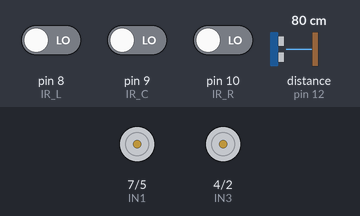
Recording of a sketch running on a simulated Arduino Uno, built with avr-gcc and run on an emulated ATmega328P. On the bench: motor-driver pin pairs drawn as motors (green arrow = first pin HIGH = forward, orange = second pin HIGH = backward, longer = more drive, scaled by the enable pin). Wiring (inferred from the names in the program): ultrasonic range finder: trigger pin 11; echo pin 12. The inputs (shaded band) are chosen by the test bench; at power-on: pin 8 (IR_L) LOW, pin 9 (IR_C) LOW, pin 10 (IR_R) LOW, distance to the obstacle (sensor on pin 12) 80 cm. The echo pulse lasts 58.3 µs per cm; what the sketch prints to the serial monitor is not drawn.

Above: at 0.1 s.
Timing chart, 0 to 1.6 s (numbered marks = the images above):
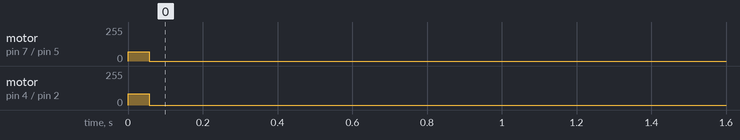

The sketch:

06_Line_Following_Version3.ino
```cpp
// Arduino Uno, PWM: 3, 5, 6, 9, 10, 11

// Motors
#define ENA 6 // PWM
#define IN1 7
#define IN2 5
#define IN3 4
#define IN4 2
#define ENB 3 // PWM

// IR Sensors
#define IR_L 8
#define IR_C 9
#define IR_R 10

// Ultrasonic Sensor
#define TRIGGER 11
#define ECHO 12

uint8_t isFinished = 0;
uint8_t hasPassedCrossSection = 0;

double getDistanceToObjectInCm();

void forwardLeftMotor(uint8_t motorSpeed);
void backwardLeftMotor(uint8_t motorSpeed);
void stopLeftMotor();

void forwardRightMotor(uint8_t motorSpeed);
void backwardRightMotor(uint8_t motorSpeed);
void stopRightMotor();

void goForward();
void turnLeft();
void turnRight();
void stop();

void setup()
{
  Serial.begin(9600);
  Serial.println("Hello, Ultrasonic");

  // Motor
  pinMode(IN1, OUTPUT);
  pinMode(IN2, OUTPUT);
  pinMode(IN3, OUTPUT);
  pinMode(IN4, OUTPUT);

  // IR Sensor
  pinMode(IR_L, INPUT);
  pinMode(IR_C, INPUT);
  pinMode(IR_R, INPUT);

  // Ultrasonic Sensor
  pinMode(TRIGGER, OUTPUT);
  pinMode(ECHO, INPUT);
}

void loop()
{
  if (isFinished)
  {
    stop();
    return;
  }

  if (hasPassedCrossSection)
  {
    if (getDistanceToObjectInCm() < 20)
    {
      stop();
      return;
    }
  }

  int L = digitalRead(IR_L);
  int C = digitalRead(IR_C);
  int R = digitalRead(IR_R);
  Serial.print("IR Left: ");  Serial.print(L);
  Serial.print(", IR Center: ");  Serial.print(C);
  Serial.print(", IR Right: ");  Serial.println(R);

  if (L == 1 && C == 0 && R == 1) goForward();
  if (L == 0 && C == 1 && R == 1) turnLeft();
  if (L == 0 && C == 0 && R == 1) turnLeft();
  if (L == 1 && C == 1 && R == 0) turnRight();
  if (L == 1 && C == 0 && R == 0) turnRight();

  // if we pass a cross section,
  if (L == 0 && C == 0 && R == 0)
  {
    // this is our first time
    if (hasPassedCrossSection == 0)
    {
      // flag it
      hasPassedCrossSection = 1;

      // pass the cross section to avoid multiple detections
      goForward();
      delayMicroseconds(100);
    }
    else // final goal
    {
      stop();
      isFinished = 1;
    }
  }
}

double getDistanceToObjectInCm()
{
  digitalWrite(TRIGGER, LOW);
  delayMicroseconds(2);

  digitalWrite(TRIGGER, HIGH);
  delayMicroseconds(10);
  digitalWrite(TRIGGER, LOW);

  long duration = pulseIn(ECHO, HIGH);
  double distanceToObjectInCm = duration * 0.034 / 2.0; // cm
  Serial.print("Distance: ");
  Serial.print(distanceToObjectInCm);
  Serial.println(" [cm]");

  return distanceToObjectInCm;
}

void forwardLeftMotor(uint8_t motorSpeed)
{
  digitalWrite(IN3, HIGH);
  digitalWrite(IN4, LOW);
  analogWrite(ENB, motorSpeed);
}

void backwardLeftMotor(uint8_t motorSpeed)
{
  digitalWrite(IN3, LOW);
  digitalWrite(IN4, HIGH);
  analogWrite(ENB, motorSpeed);
}

void stopLeftMotor()
{
  digitalWrite(IN3, LOW);
  digitalWrite(IN4, LOW);
  analogWrite(ENB, 0);
}

void forwardRightMotor(uint8_t motorSpeed)
{
  digitalWrite(IN1, HIGH);
  digitalWrite(IN2, LOW);
  analogWrite(ENA, motorSpeed);
}

void backwardRightMotor(uint8_t motorSpeed)
{
  digitalWrite(IN1, LOW);
  digitalWrite(IN2, HIGH);
  analogWrite(ENA, motorSpeed);
}

void stopRightMotor()
{
  digitalWrite(IN1, LOW);
  digitalWrite(IN2, LOW);
  analogWrite(ENA, 0);
}

void goForward()
{
  forwardLeftMotor(85);
  forwardRightMotor(70);
}

void turnLeft()
{
  stopLeftMotor();
  forwardRightMotor(120);
}

void turnRight()
{
  forwardLeftMotor(130);
  stopRightMotor();
}

void stop()
{
  stopLeftMotor();
  stopRightMotor();
}
```

Measured:
- by itself, motor on pin 7 (IN1) / pin 5 (IN2): stopped → forward 70/255 at 0.00 s, → stopped 0.06 s later
- by itself, motor on pin 4 (IN3) / pin 2 (IN4): stopped → forward 85/255 at 0.00 s, → stopped 0.06 s later
